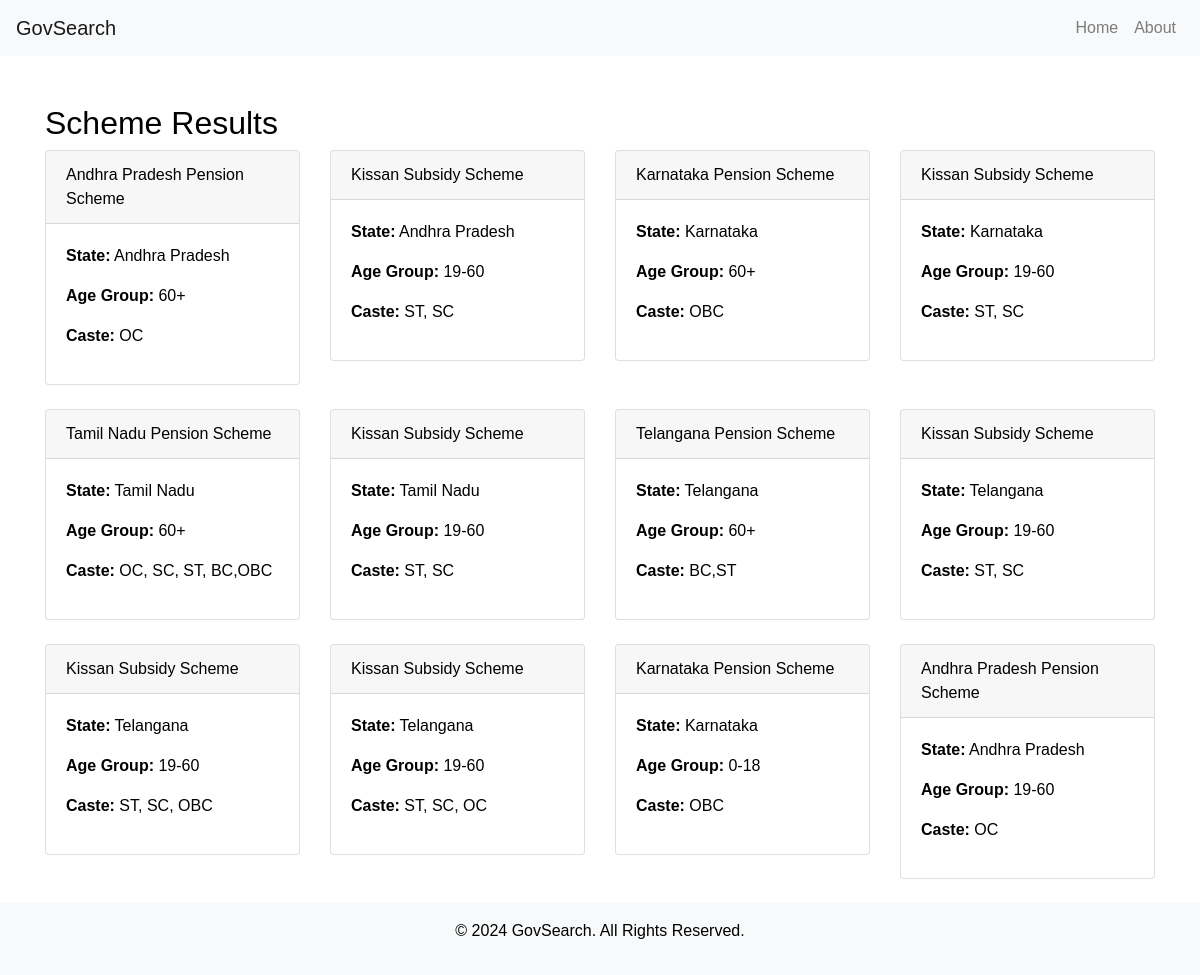
The app's page /results.php with its own data.
### tables this page shows
CREATE TABLE `schemes` (
  `id` int(11) NOT NULL,
  `scheme_name` varchar(255) NOT NULL,
  `state` varchar(100) NOT NULL,
  `age_group` varchar(50) DEFAULT NULL,
  `caste` varchar(50) DEFAULT NULL
);

### results.php (the view, shortened to what this page needs)
<?php
include('db_connection.php');
$sql = "SELECT * FROM schemes WHERE 1=1";
$stmt = $conn->prepare($sql);
$stmt->execute();
$result = $stmt->get_result();
?>
<?php include('header.php'); ?>
<div class="container mt-5">
    <h2>Scheme Results</h2>
    <div class="row">
        <?php
        if ($result->num_rows > 0) {
            while ($row = $result->fetch_assoc()) {
                echo '<div class="col-md-3 col-sm-6 col-12 mb-4">';
                echo '<div class="card scheme-card">';
                echo '<div class="card-header">' . htmlspecialchars($row['scheme_name']) . '</div>';
                echo '<div class="card-body">';
                echo '<p><strong>State:</strong> ' . htmlspecialchars($row['state']) . '</p>';
                echo '<p><strong>Age Group:</strong> ' . htmlspecialchars($row['age_group']) . '</p>';
                echo '<p><strong>Caste:</strong> ' . htmlspecialchars($row['caste']) . '</p>';
                echo '</div>';
                echo '</div>';
                echo '</div>';
            }
        } else {
            echo '<p>No schemes found based on your filters.</p>';
        }
        ?>
    </div>
</div>
<?php include('footer.php'); ?>
</body>
</html>

### header.php (shortened to what this page needs)
<!DOCTYPE html>
<html lang="en">
<head>
    <link href="https://stackpath.bootstrapcdn.com/bootstrap/4.5.2/css/bootstrap.min.css" rel="stylesheet">
</head>
<body>
    <nav class="navbar navbar-expand-lg navbar-light bg-light">
        <a class="navbar-brand" href="https://localhost/govsearch/index.php">GovSearch</a>
        <div class="collapse navbar-collapse" id="navbarNav">
            <ul class="navbar-nav ml-auto">
                <li class="nav-item"><a class="nav-link" href="https://localhost/govsearch/index.php">Home</a></li>
                <li class="nav-item"><a class="nav-link" href="about.php">About</a></li>
            </ul>
        </div>
    </nav>

### footer.php
<footer class="bg-light text-center py-3">
    <p>&copy; 2024 GovSearch. All Rights Reserved.</p>
</footer>
</body>
</html>

### header.php (style rules this page uses)
body { background-color: #ffffff; color: #000000; font-family: Arial, sans-serif; }
.navbar { margin-bottom: 20px; }

### records on screen
schemes: scheme_name "Andhra Pradesh Pension Scheme", state "Andhra Pradesh", age_group "60+", caste "OC"
schemes: scheme_name "Kissan Subsidy Scheme", state "Andhra Pradesh", age_group "19-60", caste "ST, SC"
schemes: scheme_name "Karnataka Pension Scheme", state "Karnataka", age_group "60+", caste "OBC"
schemes: scheme_name "Kissan Subsidy Scheme", state "Karnataka", age_group "19-60", caste "ST, SC"
schemes: scheme_name "Tamil Nadu Pension Scheme", state "Tamil Nadu", age_group "60+", caste "OC, SC, ST, BC,OBC"
schemes: scheme_name "Kissan Subsidy Scheme", state "Tamil Nadu", age_group "19-60", caste "ST, SC"
schemes: scheme_name "Telangana Pension Scheme", state "Telangana", age_group "60+", caste "BC,ST"
schemes: scheme_name "Kissan Subsidy Scheme", state "Telangana", age_group "19-60", caste "ST, SC"
schemes: scheme_name "Kissan Subsidy Scheme", state "Telangana", age_group "19-60", caste "ST, SC, OBC"
schemes: scheme_name "Kissan Subsidy Scheme", state "Telangana", age_group "19-60", caste "ST, SC, OC"
schemes: scheme_name "Karnataka Pension Scheme", state "Karnataka", age_group "0-18", caste "OBC"
schemes: scheme_name "Andhra Pradesh Pension Scheme", state "Andhra Pradesh", age_group "19-60", caste "OC"
